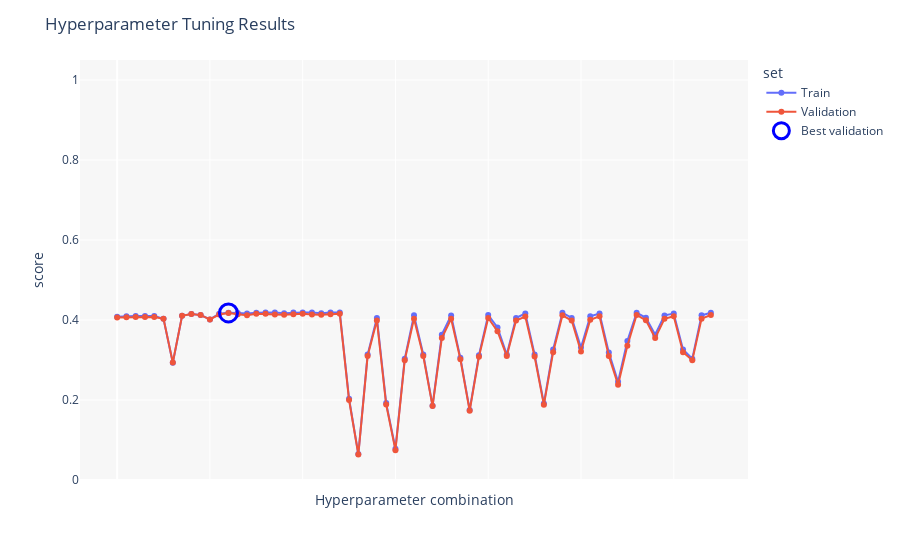

Notebook cell for this chart:
### Markdown cell above
Ri-addestramento della SVM con dataset ridotto tramite permutation importance, calcolata con miglior Random Forest

### Code cell
pipe_svm_no_feature = Pipeline([
    ('scaler', StandardScaler()),
    ('svm', SVC())
])


param_grid_svm_no_feature = [

    #Linear kernel
    {
        'svm__kernel': ['linear'],
        'svm__C': [0.01,0.1,1.0,5.0,10.0]  # da 10^-2 a 10^2
    },

    #RBF kernel
    {
        'svm__kernel': ['rbf'],
        'svm__C': [0.01,0.1,1.0,5.0,10.0],
        'svm__gamma': ['scale',0.01,0.1,1.0]  #['scale',np.logspace(-3, 1, 10)]  # da 10^-3 a 10^1
    },

    #Polynomial kernel
    {
        'svm__kernel': ['poly'],
        'svm__degree': [2, 3],
        'svm__C': [0.01,0.1,1.0,5.0,10.0],
        'svm__gamma': ['scale',0.01,0.1,1.0] #['scale',np.logspace(-3, 0, 10)]    
    }
]

#mean_train_scores, mean_test_scores, params, best_svm_no_feature = iperparametri_ott_pipe(pipe_svm_no_feature, param_grid_svm_no_feature, X_train_reduced, y_train)
result_dict_svm_no_feature = iperparametri_ott_pipe(pipe_svm_no_feature, param_grid_svm_no_feature, X_train_reduced, y_train)
best_svm_no_feature = result_dict_svm_no_feature["best_estimator"]
mean_train_scores = result_dict_svm_no_feature["mean_train"]
mean_test_scores = result_dict_svm_no_feature["mean_val"]
params = result_dict_svm_no_feature["params"]
plot_hyperp(result_dict_svm_no_feature)

clf  = best_svm_no_feature.named_steps['svm']
print(f"Best pipeline\n\tKernel: {clf.kernel}\n\tC: {clf.C}\n\tGamma: {clf.gamma}\n\tClass weight: {clf.class_weight}\
          \n\tSupport vectors: {clf.n_support_}\n\tNumber of support vectors: {clf.n_support_.sum()}")

### Figure 1 — Plotly figure (JSON) as saved in the notebook; plotly's stock layout.template omitted (floating-point values rounded to 4 significant figures)
{"data": [{"customdata": [["C: 0.01, kernel: linear"], ["C: 0.1, kernel: linear"], ["C: 1.0, kernel: linear"], ["C: 5.0, kernel: linear"], ["C: 10.0, kernel: linear"], ["C: 0.01, gamma: scale, kernel: rbf"], ["C: 0.01, gamma: 0.01, kernel: rbf"], ["C: 0.01, gamma: 0.1, kernel: rbf"], ["C: 0.01, gamma: 1.0, kernel: rbf"], ["C: 0.1, gamma: scale, kernel: rbf"], ["C: 0.1, gamma: 0.01, kernel: rbf"], ["C: 0.1, gamma: 0.1, kernel: rbf"], ["C: 0.1, gamma: 1.0, kernel: rbf"], ["C: 1.0, gamma: scale, kernel: rbf"], ["C: 1.0, gamma: 0.01, kernel: rbf"], ["C: 1.0, gamma: 0.1, kernel: rbf"], ["C: 1.0, gamma: 1.0, kernel: rbf"], ["C: 5.0, gamma: scale, kernel: rbf"], ["C: 5.0, gamma: 0.01, kernel: rbf"], ["C: 5.0, gamma: 0.1, kernel: rbf"], ["C: 5.0, gamma: 1.0, kernel: rbf"], ["C: 10.0, gamma: scale, kernel: rbf"], ["C: 10.0, gamma: 0.01, kernel: rbf"], ["C: 10.0, gamma: 0.1, kernel: rbf"], ["C: 10.0, gamma: 1.0, kernel: rbf"], ["C: 0.01, degree: 2, gamma: scale, kernel: poly"], ["C: 0.01, degree: 2, gamma: 0.01, kernel: poly"], ["C: 0.01, degree: 2, gamma: 0.1, kernel: poly"], ["C: 0.01, degree: 2, gamma: 1.0, kernel: poly"], ["C: 0.01, degree: 3, gamma: scale, kernel: poly"], ["C: 0.01, degree: 3, gamma: 0.01, kernel: poly"], ["C: 0.01, degree: 3, gamma: 0.1, kernel: poly"], ["C: 0.01, degree: 3, gamma: 1.0, kernel: poly"], ["C: 0.1, degree: 2, gamma: scale, kernel: poly"], ["C: 0.1, degree: 2, gamma: 0.01, kernel: poly"], ["C: 0.1, degree: 2, gamma: 0.1, kernel: poly"], ["C: 0.1, degree: 2, gamma: 1.0, kernel: poly"], ["C: 0.1, degree: 3, gamma: scale, kernel: poly"], ["C: 0.1, degree: 3, gamma: 0.01, kernel: poly"], ["C: 0.1, degree: 3, gamma: 0.1, kernel: poly"], ["C: 0.1, degree: 3, gamma: 1.0, kernel: poly"], ["C: 1.0, degree: 2, gamma: scale, kernel: poly"], ["C: 1.0, degree: 2, gamma: 0.01, kernel: poly"], ["C: 1.0, degree: 2, gamma: 0.1, kernel: poly"], ["C: 1.0, degree: 2, gamma: 1.0, kernel: poly"], ["C: 1.0, degree: 3, gamma: scale, kernel: poly"], ["C: 1.0, degree: 3, gamma: 0.01, kernel: poly"], ["C: 1.0, degree: 3, gamma: 0.1, kernel: poly"], ["C: 1.0, degree: 3, gamma: 1.0, kernel: poly"], ["C: 5.0, degree: 2, gamma: scale, kernel: poly"], ["C: 5.0, degree: 2, gamma: 0.01, kernel: poly"], ["C: 5.0, degree: 2, gamma: 0.1, kernel: poly"], ["C: 5.0, degree: 2, gamma: 1.0, kernel: poly"], ["C: 5.0, degree: 3, gamma: scale, kernel: poly"], ["C: 5.0, degree: 3, gamma: 0.01, kernel: poly"], ["C: 5.0, degree: 3, gamma: 0.1, kernel: poly"], ["C: 5.0, degree: 3, gamma: 1.0, kernel: poly"], ["C: 10.0, degree: 2, gamma: scale, kernel: poly"], ["C: 10.0, degree: 2, gamma: 0.01, kernel: poly"], ["C: 10.0, degree: 2, gamma: 0.1, kernel: poly"], ["C: 10.0, degree: 2, gamma: 1.0, kernel: poly"], ["C: 10.0, degree: 3, gamma: scale, kernel: poly"], ["C: 10.0, degree: 3, gamma: 0.01, kernel: poly"], ["C: 10.0, degree: 3, gamma: 0.1, kernel: poly"], ["C: 10.0, degree: 3, gamma: 1.0, kernel: poly"]], "hovertemplate": "set=Train<br>score=%{y}<br>hyperparams=%{customdata[0]}<extra></extra>", "legendgroup": "Train", "line": {"color": "#636efa", "dash": "solid"}, "marker": {"symbol": "circle"}, "mode": "lines+markers", "name": "Train", "orientation": "v", "showlegend": true, "type": "scatter", "x": [0, 1, 2, 3, 4, 5, 6, 7, 8, 9, 10, 11, 12, 13, 14, 15, 16, 17, 18, 19, 20, 21, 22, 23, 24, 25, 26, 27, 28, 29, 30, 31, 32, 33, 34, 35, 36, 37, 38, 39, 40, 41, 42, 43, 44, 45, 46, 47, 48, 49, 50, 51, 52, 53, 54, 55, 56, 57, 58, 59, 60, 61, 62, 63, 64], "xaxis": "x", "y": [0.408, 0.4096, 0.4102, 0.4102, 0.4102, 0.4032, 0.293, 0.4106, 0.4153, 0.4124, 0.4014, 0.4155, 0.4179, 0.4175, 0.4159, 0.4181, 0.4188, 0.4185, 0.4169, 0.4187, 0.4188, 0.4185, 0.417, 0.4186, 0.4188, 0.2031, 0.06487, 0.3135, 0.4051, 0.1923, 0.07806, 0.303, 0.4118, 0.3137, 0.1858, 0.3634, 0.4115, 0.3055, 0.1752, 0.3121, 0.4124, 0.3813, 0.3135, 0.4051, 0.4161, 0.3137, 0.1911, 0.3265, 0.4182, 0.4051, 0.3312, 0.4095, 0.4161, 0.3185, 0.2458, 0.3475, 0.4182, 0.4054, 0.3634, 0.4115, 0.4161, 0.3264, 0.303, 0.4118, 0.4182], "yaxis": "y"}, {"customdata": [["C: 0.01, kernel: linear"], ["C: 0.1, kernel: linear"], ["C: 1.0, kernel: linear"], ["C: 5.0, kernel: linear"], ["C: 10.0, kernel: linear"], ["C: 0.01, gamma: scale, kernel: rbf"], ["C: 0.01, gamma: 0.01, kernel: rbf"], ["C: 0.01, gamma: 0.1, kernel: rbf"], ["C: 0.01, gamma: 1.0, kernel: rbf"], ["C: 0.1, gamma: scale, kernel: rbf"], ["C: 0.1, gamma: 0.01, kernel: rbf"], ["C: 0.1, gamma: 0.1, kernel: rbf"], ["C: 0.1, gamma: 1.0, kernel: rbf"], ["C: 1.0, gamma: scale, kernel: rbf"], ["C: 1.0, gamma: 0.01, kernel: rbf"], ["C: 1.0, gamma: 0.1, kernel: rbf"], ["C: 1.0, gamma: 1.0, kernel: rbf"], ["C: 5.0, gamma: scale, kernel: rbf"], ["C: 5.0, gamma: 0.01, kernel: rbf"], ["C: 5.0, gamma: 0.1, kernel: rbf"], ["C: 5.0, gamma: 1.0, kernel: rbf"], ["C: 10.0, gamma: scale, kernel: rbf"], ["C: 10.0, gamma: 0.01, kernel: rbf"], ["C: 10.0, gamma: 0.1, kernel: rbf"], ["C: 10.0, gamma: 1.0, kernel: rbf"], ["C: 0.01, degree: 2, gamma: scale, kernel: poly"], ["C: 0.01, degree: 2, gamma: 0.01, kernel: poly"], ["C: 0.01, degree: 2, gamma: 0.1, kernel: poly"], ["C: 0.01, degree: 2, gamma: 1.0, kernel: poly"], ["C: 0.01, degree: 3, gamma: scale, kernel: poly"], ["C: 0.01, degree: 3, gamma: 0.01, kernel: poly"], ["C: 0.01, degree: 3, gamma: 0.1, kernel: poly"], ["C: 0.01, degree: 3, gamma: 1.0, kernel: poly"], ["C: 0.1, degree: 2, gamma: scale, kernel: poly"], ["C: 0.1, degree: 2, gamma: 0.01, kernel: poly"], ["C: 0.1, degree: 2, gamma: 0.1, kernel: poly"], ["C: 0.1, degree: 2, gamma: 1.0, kernel: poly"], ["C: 0.1, degree: 3, gamma: scale, kernel: poly"], ["C: 0.1, degree: 3, gamma: 0.01, kernel: poly"], ["C: 0.1, degree: 3, gamma: 0.1, kernel: poly"], ["C: 0.1, degree: 3, gamma: 1.0, kernel: poly"], ["C: 1.0, degree: 2, gamma: scale, kernel: poly"], ["C: 1.0, degree: 2, gamma: 0.01, kernel: poly"], ["C: 1.0, degree: 2, gamma: 0.1, kernel: poly"], ["C: 1.0, degree: 2, gamma: 1.0, kernel: poly"], ["C: 1.0, degree: 3, gamma: scale, kernel: poly"], ["C: 1.0, degree: 3, gamma: 0.01, kernel: poly"], ["C: 1.0, degree: 3, gamma: 0.1, kernel: poly"], ["C: 1.0, degree: 3, gamma: 1.0, kernel: poly"], ["C: 5.0, degree: 2, gamma: scale, kernel: poly"], ["C: 5.0, degree: 2, gamma: 0.01, kernel: poly"], ["C: 5.0, degree: 2, gamma: 0.1, kernel: poly"], ["C: 5.0, degree: 2, gamma: 1.0, kernel: poly"], ["C: 5.0, degree: 3, gamma: scale, kernel: poly"], ["C: 5.0, degree: 3, gamma: 0.01, kernel: poly"], ["C: 5.0, degree: 3, gamma: 0.1, kernel: poly"], ["C: 5.0, degree: 3, gamma: 1.0, kernel: poly"], ["C: 10.0, degree: 2, gamma: scale, kernel: poly"], ["C: 10.0, degree: 2, gamma: 0.01, kernel: poly"], ["C: 10.0, degree: 2, gamma: 0.1, kernel: poly"], ["C: 10.0, degree: 2, gamma: 1.0, kernel: poly"], ["C: 10.0, degree: 3, gamma: scale, kernel: poly"], ["C: 10.0, degree: 3, gamma: 0.01, kernel: poly"], ["C: 10.0, degree: 3, gamma: 0.1, kernel: poly"], ["C: 10.0, degree: 3, gamma: 1.0, kernel: poly"]], "hovertemplate": "set=Validation<br>score=%{y}<br>hyperparams=%{customdata[0]}<extra></extra>", "legendgroup": "Validation", "line": {"color": "#EF553B", "dash": "solid"}, "marker": {"symbol": "circle"}, "mode": "lines+markers", "name": "Validation", "orientation": "v", "showlegend": true, "type": "scatter", "x": [0, 1, 2, 3, 4, 5, 6, 7, 8, 9, 10, 11, 12, 13, 14, 15, 16, 17, 18, 19, 20, 21, 22, 23, 24, 25, 26, 27, 28, 29, 30, 31, 32, 33, 34, 35, 36, 37, 38, 39, 40, 41, 42, 43, 44, 45, 46, 47, 48, 49, 50, 51, 52, 53, 54, 55, 56, 57, 58, 59, 60, 61, 62, 63, 64], "xaxis": "x", "y": [0.406, 0.4066, 0.4075, 0.4076, 0.4077, 0.4031, 0.2938, 0.4105, 0.4151, 0.4122, 0.4013, 0.4136, 0.4177, 0.4145, 0.4116, 0.4155, 0.4153, 0.4139, 0.4131, 0.4144, 0.4153, 0.414, 0.4128, 0.4144, 0.4153, 0.2, 0.06375, 0.3099, 0.3988, 0.1886, 0.07459, 0.2996, 0.4034, 0.3098, 0.1847, 0.3548, 0.4032, 0.3019, 0.173, 0.3082, 0.405, 0.3718, 0.3099, 0.3988, 0.4086, 0.3088, 0.1879, 0.3196, 0.4116, 0.3986, 0.321, 0.4006, 0.4093, 0.3103, 0.2383, 0.3358, 0.4126, 0.3993, 0.3548, 0.4032, 0.4093, 0.3192, 0.2996, 0.4034, 0.4126], "yaxis": "y"}, {"marker": {"color": "blue", "line": {"color": "blue", "width": 3}, "size": 18, "symbol": "circle-open"}, "mode": "markers", "name": "Best validation", "type": "scatter", "x": [12], "y": [0.4177]}], "layout": {"legend": {"title": {"text": "set"}, "tracegroupgap": 0}, "margin": {"t": 60}, "plot_bgcolor": "rgba(240,240,240,0.5)", "title": {"text": "Hyperparameter Tuning Results"}, "xaxis": {"anchor": "y", "domain": [0, 1], "showticklabels": false, "title": {"text": "Hyperparameter combination"}}, "yaxis": {"anchor": "x", "domain": [0, 1], "range": [0, 1.05], "title": {"text": "score"}}}}
